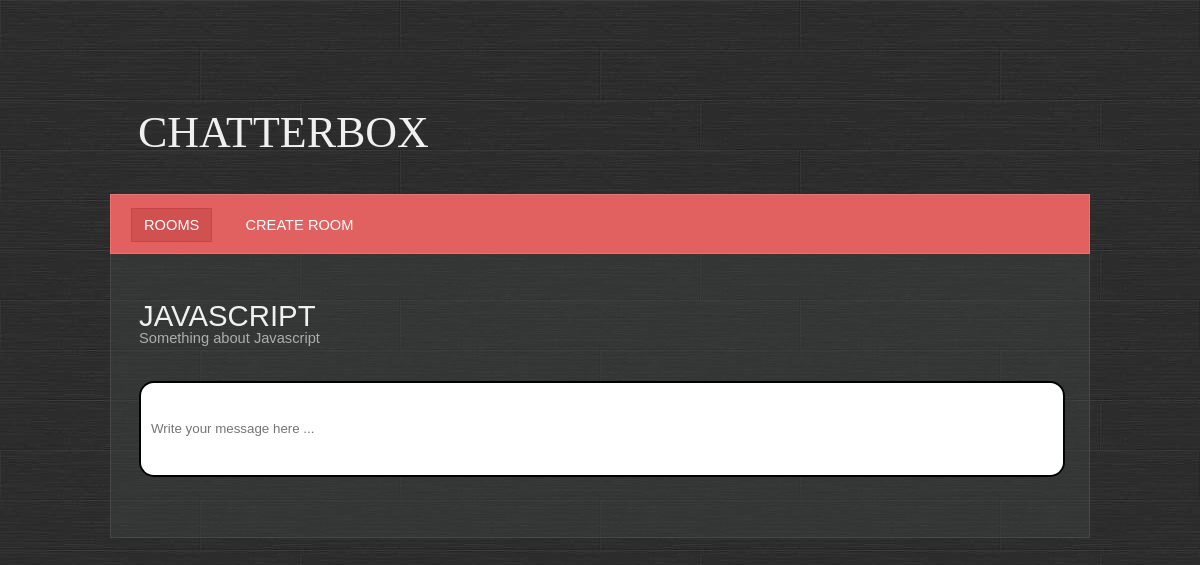
Before: /room/detail/3/ with the older database file.
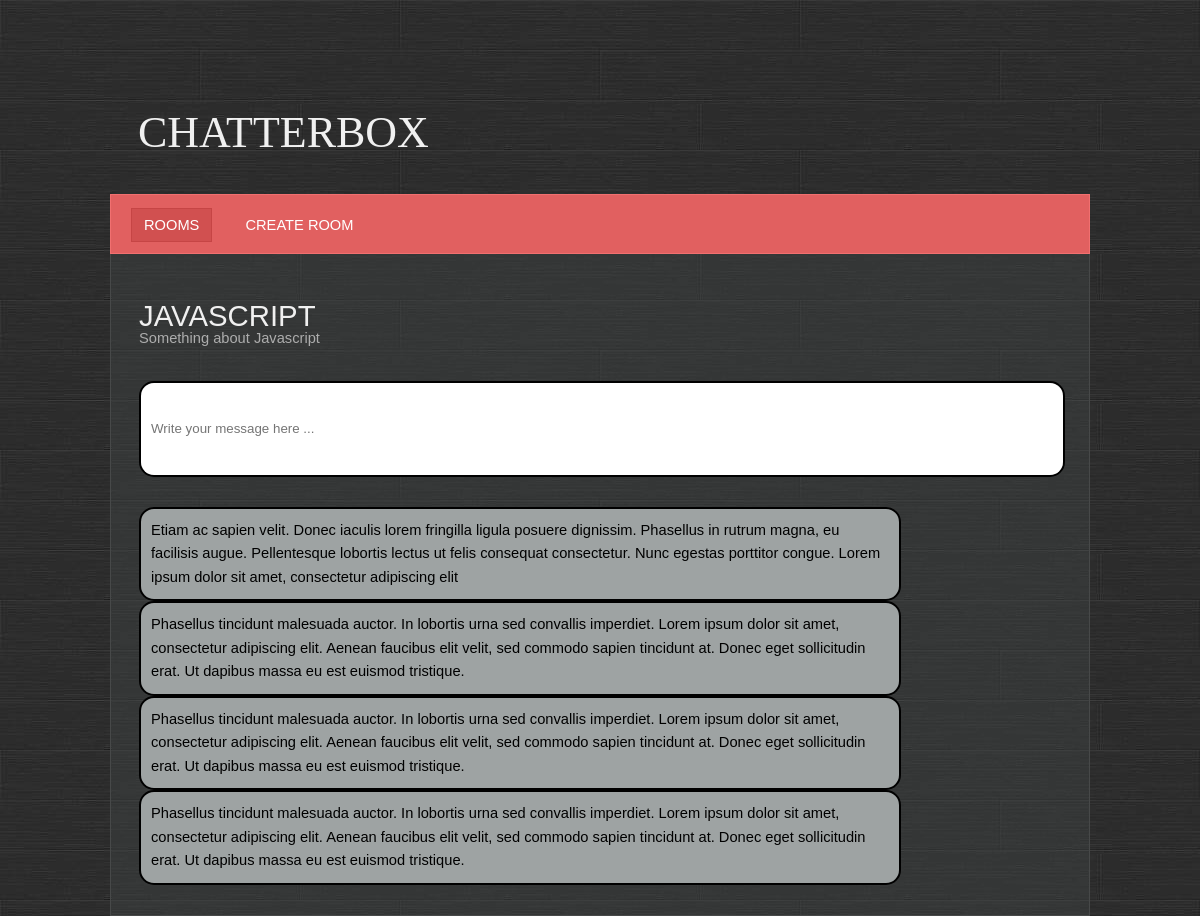
After: the same page with the newer database file.
### base/models.py (models this page shows, shortened)
class Message(Model):
    body = models.TextField()
    room = models.ForeignKey(Room, on_delete=models.CASCADE)
    user = models.ForeignKey(User, on_delete=models.CASCADE)
    created = models.DateTimeField(auto_now_add=True)
    updated = models.DateTimeField(auto_now=True)
    class Meta:
        ordering = ['-created', 'body']

### base/views.py (the view, shortened to what this page needs)
# urls.py: path('room/detail/<pk>/', base.views.room, name='room'),
def room(request, pk):
    room = Room.objects.get(id=pk)
    messages = room.message_set.all()
    context = {'messages': messages, 'room': room}
    return render(request, template_name='base/room.html', context=context)

### base/templates/base/room.html (shortened to what this page needs)
{% extends 'main.html' %}
{%  block content %}
    <h1>{{ room.name }}</h1>
    <div class="box">
        {{ room.description }}
    </div>
    <div class="box room__message">
        <form method="post">
            <input id="new_message" name="body" placeholder="Write your message here ...">
        </form>
    </div>
    <div class="box">
        {% for message in messages %}
            <div class="message">{{ message.body }}</div>
        {% endfor %}
    </div>
{%  endblock %}

Changed rows visible on the page:
added Message: body "Etiam ac sapien velit. Donec iaculis lorem fringilla ligula posuere dignissim. Phasellus in rutrum magna, eu facilisis augue. Pellentesque lobortis lectus ut felis consequat consectetur. Nunc egestas porttitor congue. Lorem ipsum dolor sit amet, consectetur adipiscing elit"
added Message: body "Phasellus tincidunt malesuada auctor. In lobortis urna sed convallis imperdiet. Lorem ipsum dolor sit amet, consectetur adipiscing elit. Aenean faucibus elit velit, sed commodo sapien tincidunt at. Donec eget sollicitudin erat. Ut dapibus massa eu est euismod tristique."
added Message: body "Phasellus tincidunt malesuada auctor. In lobortis urna sed convallis imperdiet. Lorem ipsum dolor sit amet, consectetur adipiscing elit. Aenean faucibus elit velit, sed commodo sapien tincidunt at. Donec eget sollicitudin erat. Ut dapibus massa eu est euismod tristique."
added Message: body "Phasellus tincidunt malesuada auctor. In lobortis urna sed convallis imperdiet. Lorem ipsum dolor sit amet, consectetur adipiscing elit. Aenean faucibus elit velit, sed commodo sapien tincidunt at. Donec eget sollicitudin erat. Ut dapibus massa eu est euismod tristique."
